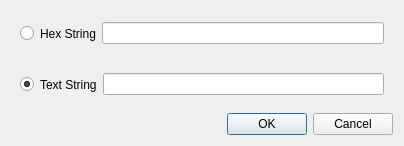
<?xml version="1.0" encoding="UTF-8"?>
<ui version="4.0">
 <class>HexDialogInsert</class>
 <widget class="QDialog" name="HexDialogInsert">
  <property name="geometry">
   <rect>
    <x>0</x>
    <y>0</y>
    <width>404</width>
    <height>146</height>
   </rect>
  </property>
  <property name="windowTitle">
   <string>Insert Bytes</string>
  </property>
  <layout class="QVBoxLayout" name="verticalLayout">
   <item>
    <widget class="QWidget" name="widget" native="true">
     <layout class="QHBoxLayout" name="horizontalLayout">
      <item>
       <widget class="QRadioButton" name="radioHex">
        <property name="text">
         <string/>
        </property>
        <attribute name="buttonGroup">
         <string>buttonGroup</string>
        </attribute>
       </widget>
      </item>
      <item>
       <widget class="QLabel" name="lblhex">
        <property name="text">
         <string>Hex String</string>
        </property>
       </widget>
      </item>
      <item>
       <widget class="QLineEdit" name="lineHex"/>
      </item>
     </layout>
    </widget>
   </item>
   <item>
    <widget class="QWidget" name="widget_2" native="true">
     <layout class="QHBoxLayout" name="horizontalLayout_2">
      <item>
       <widget class="QRadioButton" name="radioText">
        <property name="text">
         <string/>
        </property>
        <property name="checked">
         <bool>true</bool>
        </property>
        <attribute name="buttonGroup">
         <string>buttonGroup</string>
        </attribute>
       </widget>
      </item>
      <item>
       <widget class="QLabel" name="lbltxt">
        <property name="text">
         <string>Text String</string>
        </property>
       </widget>
      </item>
      <item>
       <widget class="QLineEdit" name="lineText"/>
      </item>
     </layout>
    </widget>
   </item>
   <item>
    <widget class="QDialogButtonBox" name="buttonBox">
     <property name="orientation">
      <enum>Qt::Horizontal</enum>
     </property>
     <property name="standardButtons">
      <set>QDialogButtonBox::Cancel|QDialogButtonBox::Ok</set>
     </property>
    </widget>
   </item>
  </layout>
 </widget>
 <resources/>
 <connections>
  <connection>
   <sender>buttonBox</sender>
   <signal>accepted()</signal>
   <receiver>HexDialogInsert</receiver>
   <slot>accept()</slot>
   <hints>
    <hint type="sourcelabel">
     <x>248</x>
     <y>254</y>
    </hint>
    <hint type="destinationlabel">
     <x>157</x>
     <y>274</y>
    </hint>
   </hints>
  </connection>
  <connection>
   <sender>buttonBox</sender>
   <signal>rejected()</signal>
   <receiver>HexDialogInsert</receiver>
   <slot>reject()</slot>
   <hints>
    <hint type="sourcelabel">
     <x>316</x>
     <y>260</y>
    </hint>
    <hint type="destinationlabel">
     <x>286</x>
     <y>274</y>
    </hint>
   </hints>
  </connection>
 </connections>
 <buttongroups>
  <buttongroup name="buttonGroup"/>
 </buttongroups>
</ui>
